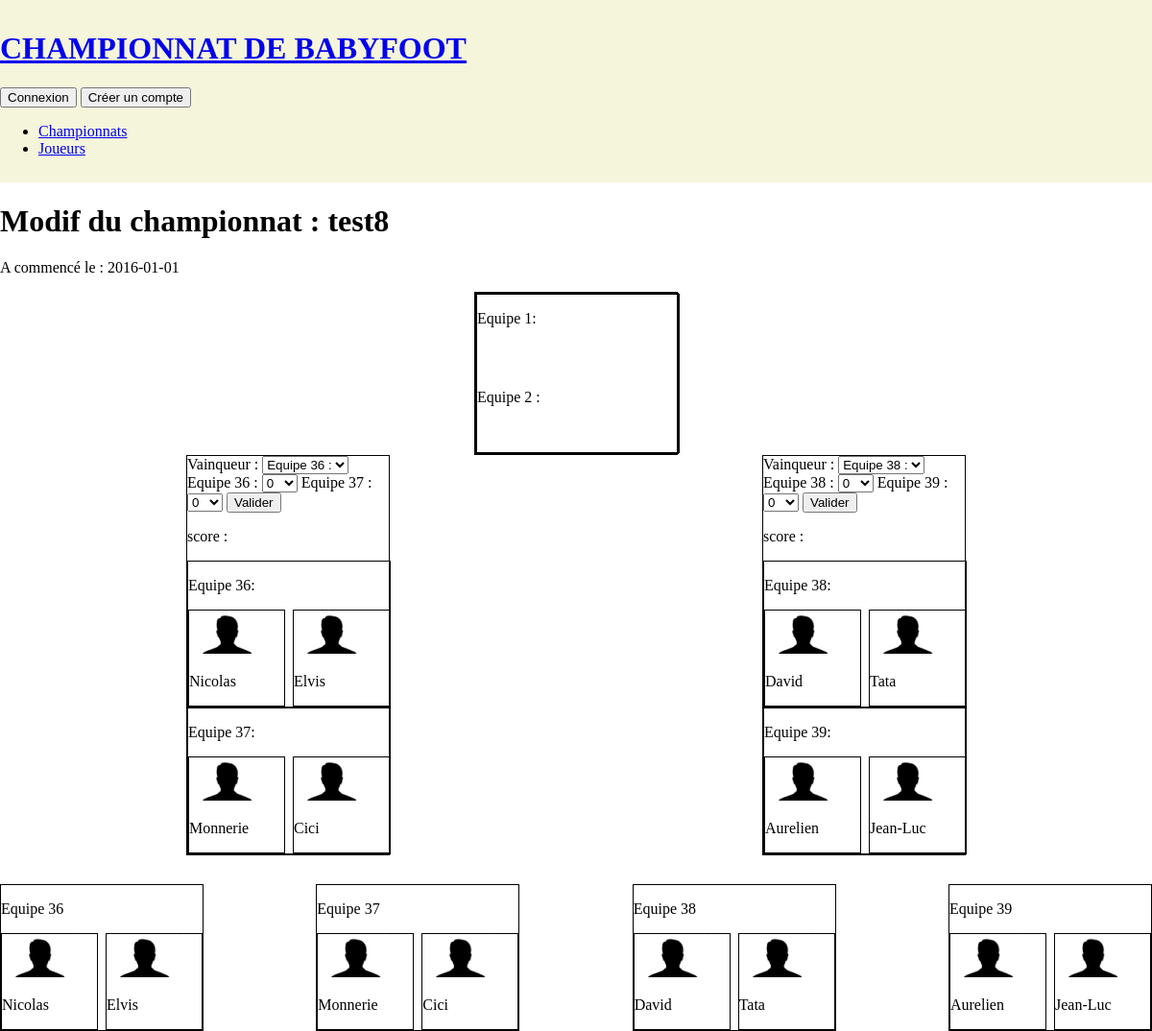
/modifChampionnat.php?modif=19, run on the app's committed database.
### tables this page shows
CREATE TABLE IF NOT EXISTS `competitions` (
  `id_competition` int(11) NOT NULL AUTO_INCREMENT,
  `nomChamp` varchar(25) DEFAULT NULL,
  `nbreJoueurs` int(25) NOT NULL,
  `terminee` tinyint(1) NOT NULL DEFAULT '0',
  `dateDebut` date NOT NULL,
  PRIMARY KEY (`id_competition`)
);

CREATE TABLE IF NOT EXISTS `matchs` (
  `id_Match` int(11) NOT NULL AUTO_INCREMENT,
  `equipe1` varchar(255) DEFAULT NULL,
  `equipe2` varchar(255) DEFAULT NULL,
  `butEquipe1` int(25) DEFAULT NULL,
  `butEquipe2` int(25) DEFAULT NULL,
  `vainqueur` varchar(25) DEFAULT NULL,
  `id_compet` int(11) NOT NULL,
  `type_match` varchar(255) NOT NULL,
  PRIMARY KEY (`id_Match`),
  KEY `FK_match_compet` (`id_compet`)
);

CREATE TABLE IF NOT EXISTS `equipes` (
  `id_Equipe` int(11) NOT NULL AUTO_INCREMENT,
  `joueur1` int(11) NOT NULL,
  `joueur2` int(11) NOT NULL,
  `id_compet` int(11) NOT NULL,
  PRIMARY KEY (`id_Equipe`),
  KEY `fk_joueur1` (`joueur1`),
  KEY `fk_joueur2` (`joueur2`),
  KEY `FK_EquipeCompet` (`id_compet`)
);

CREATE TABLE IF NOT EXISTS `joueurs` (
  `id_Joueur` int(25) NOT NULL AUTO_INCREMENT,
  `nom` varchar(255) NOT NULL,
  `prenom` varchar(255) NOT NULL,
  `surnom` varchar(255) NOT NULL,
  `password` varchar(255) NOT NULL,
  `meilleureperformance` varchar(255) DEFAULT NULL,
  `defaut` varchar(255) DEFAULT NULL,
  `qualité` varchar(255) DEFAULT NULL,
  `photo` varchar(255) DEFAULT 'img/photo_default.png',
  `victoireChamp` int(25) DEFAULT NULL,
  PRIMARY KEY (`id_Joueur`)
);

### modifChampionnat.php (the view, shortened to what this page needs)
<?php
include'include/connexionBdd.php';
$matchsCompet = $bdd ->prepare('SELECT * FROM matchs WHERE matchs.id_compet= :id_compet AND matchs.type_match = :type_match');
$reqJE = $bdd->prepare('SELECT J1.id_Joueur AS J1id, J2.id_Joueur AS J2id, equipes.id_Equipe, J1.prenom AS J1p, J2.prenom AS J2p, J1.photo AS J1img ,J2.photo AS J2img FROM equipes JOIN joueurs AS J1 ON equipes.joueur1 = J1.id_Joueur JOIN joueurs AS J2 ON equipes.joueur2 = J2.id_Joueur WHERE equipes.id_Equipe = ?');
$detailCompet = $bdd->prepare('SELECT * FROM competitions WHERE competitions.id_competition = ?');
$detailCompet->execute(array($_GET['modif']));
$reqEquipes = $bdd->prepare('SELECT id_Equipe, J1.id_Joueur AS J1id, J2.id_Joueur AS J2id, equipes.id_Equipe, J1.prenom AS J1p, J2.prenom AS J2p, J1.photo AS J1img ,J2.photo AS J2img FROM equipes JOIN joueurs AS J1 ON equipes.joueur1 = J1.id_Joueur JOIN joueurs AS J2 ON equipes.joueur2 = J2.id_Joueur WHERE equipes.id_compet = ?');
?>
<!doctype html>
<html>
    <head>
        <link rel="stylesheet" type="text/css" href="css/style.css" />
    </head>
    <body>
        <header>
			<div class="wrap">
            	<?php include'include/banniere.php' ?>
				<?php include'include/menuPrincipal.php' ?>
			</div>
        </header>
        <div id="content">
			<div class="wrap">
            <?php
            while($donnees = $detailCompet->fetch()) {
                ?>
                <h1>Modif du championnat : <?php echo($donnees['nomChamp']); ?></h1>
                <p>A commencé le : <?php echo($donnees['dateDebut']); ?></p><?php
            }
            ?>
            <div class="competX">
                <?php
                $matchsCompet->execute(array(
                    'id_compet'=> $_GET['modif'],
                    'type_match'=> "finale"
                ));
                while ($donnees2 = $matchsCompet->fetch()){
                    ?>
                    <div class="iconeMatch finale">
                        <div class="iconeMatch">
                            <div class="iconeEquipe">
                                <p>Equipe 1:</p>
                                <p>Equipe 2 :</p>
                            </div>
                        </div>
                    </div>
                    <?php
                }
                ?>
                <div class="demi">
                <?php
                $matchsCompet->execute(array(
                'id_compet'=> $_GET['modif'],
                'type_match'=> "demi"
                ));
                while ($donnees2 = $matchsCompet->fetch()){
                    ?>
                    <div class="iconeMatch">
                        <form action="include/under_modifChamp.php?modifM=<?php echo($donnees2['id_Match']);?>" method="post">
                            <label for="vainq">Vainqueur :</label>
                            <select name="vainq">
                                <option  value="<?php echo($donnees2['equipe1']);?>">Equipe <?php echo($donnees2['equipe1']);?> :</option>
                            </select>
                            <label for="butEquipe1">Equipe <?php echo($donnees2['equipe1']);?> :</label>
                            <select name="butEquipe1">
                                <?php
                                for($i=0;$i<=15 ;$i++){
                                    ?>
                                    <option  value="<?php echo($i);?>"><?php echo($i);?></option>
                                    <?php
                                }
                                ?>
                            </select>
                            <label for="butEquipe2">Equipe <?php echo($donnees2['equipe2']);?> :</label>
                            <select name="butEquipe2">
                                <?php
                                for($i=0;$i<=15;$i++){
                                    ?>
                                    <option  value="<?php echo($i);?>"><?php echo($i);?></option>
                                    <?php
                                }
                                ?>
                            </select>
                            <input type="submit" value="Valider">
                        </form>
                        <p>score : <span></span></p>
                        <div class="iconeEquipe">
                        <p>Equipe <?php echo($donnees2['equipe1']);?>:</p>
                        <?php
                        $reqJE->execute(array($donnees2['equipe1']));
                        while($donnees3 = $reqJE->fetch()){
                            ?>
                        <div class="iconeJoueurs">
                            <div class="iconeJoueur">
                                <img src="<?php echo($donnees3['J1img']);?>" />
                                <p><?php echo($donnees3['J1p']);?></p>
                            </div>
                            <div class="iconeJoueur">
                                <img src="<?php echo($donnees3['J2img']);?>" />
                                <p><?php echo($donnees3['J2p']);?></p>
                            </div>
                        </div>
                            <?php
                        }
                        $reqJE->closeCursor();?>
                        </div>
                        <div class="iconeEquipe">
                            <p>Equipe <?php echo($donnees2['equipe2']);?>:</p>
                            <?php
                            $reqJE->execute(array($donnees2['equipe2']));
                            while($donnees3 = $reqJE->fetch()){
                                ?>
                                <div class="iconeJoueurs">
                                    <div class="iconeJoueur">
                                        <img src="<?php echo($donnees3['J1img']);?>" />
                                        <p><?php echo($donnees3['J1p']);?></p>
                                    </div>
                                    <div class="iconeJoueur">
                                        <img src="<?php echo($donnees3['J2img']);?>" />
                                        <p><?php echo($donnees3['J2p']);?></p>
                                    </div>
                                </div>
                                <?php
                            }
                            $reqJE->closeCursor();?>
                        </div>
                    </div>
                    <?php
                }
                ?>
    </div>
    <div class="iconeEquipes">
        <?php
        $reqEquipes->execute(array($_GET['modif']));
        while($donnees4 = $reqEquipes->fetch()){
            ?>
            <div class="iconeEquipe">
                <p>Equipe <?php echo($donnees4['id_Equipe']);?></p>
                <div class="iconeJoueurs">
                    <div class="iconeJoueur">
                        <img src="<?php echo($donnees4['J1img']);?>" />
                        <p><?php echo($donnees4['J1p']);?></p>
                    </div>
                    <div class="iconeJoueur">
                        <img src="<?php echo($donnees4['J2img']);?>" />
                        <p><?php echo($donnees4['J2p']);?></p>
                    </div>
                </div>
            </div>
            <?php
        }
        ?>
    </div>
</div>
			</div>
        </div>
    </body>
</html>

### css/style.css (style rules this page uses)
body { margin: 0; }
.wrap { max-width: 1200px; margin :0 auto; }
header { background-color: beige; padding-bottom: 0.67em; }
.iconeMatch { width: 210px; border: 1px solid black; }
.finale { margin: auto; }
.demi { display: flex; flex-direction: row; justify-content: space-around; margin-bottom: 30px; }
.iconeEquipe img { width: 80px; }
.iconeEquipe { display: flex; border: solid 1px black; flex-direction: column; width: 210px; }
.iconeMatch { display: flex; flex-direction: column; }
.iconeJoueurs { display: flex; flex-direction: row; justify-content: space-between; }
.iconeJoueur { border: 1px solid black; width: 99px; }
.iconeEquipes { display: flex; justify-content: space-between; }

### data on the page
competitions: nomChamp "test8", dateDebut "2016-01-01"
matchs: equipe1 "36", equipe2 "37"
equipes: joueurs.photo (placeholder picture), joueurs.prenom "Nicolas", joueurs.prenom "Elvis", id_Equipe "36"
equipes: joueurs.photo (placeholder picture), joueurs.prenom "Monnerie", joueurs.prenom "Cici", id_Equipe "37"
matchs: equipe1 "38", equipe2 "39"
equipes: joueurs.photo (placeholder picture), joueurs.prenom "David", joueurs.prenom "Tata", id_Equipe "38"
equipes: joueurs.photo (placeholder picture), joueurs.prenom "Aurelien", joueurs.prenom "Jean-Luc", id_Equipe "39"

### other printed values
form field butEquipe1 "0"
form field butEquipe2 "0"
